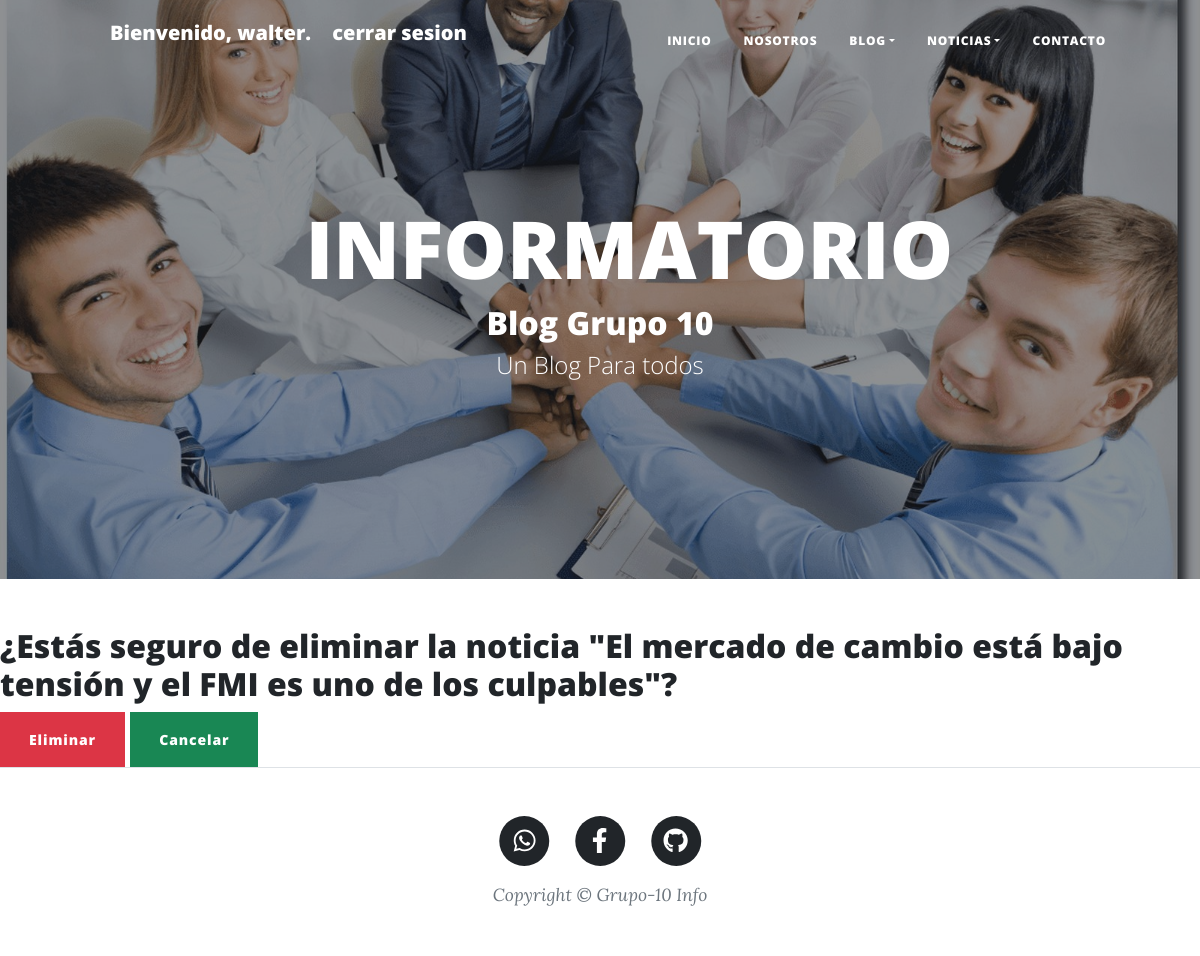
Page /noticias/34/eliminar/ (signed in) on the committed database.
### apps/usuarios/models.py (models this page shows, shortened)
class Usuario(AbstractUser):
    PERFIL_CHOICES = (
        ('visitante', 'Visitante'),
        ('miembro', 'Miembro'),
        ('colaborador', 'Colaborador'),
    )
    imagen = models.ImageField(upload_to='usuarios/', null=True, blank=True)
    facebook = models.CharField(max_length=100, null=True, blank=True)
    whatsapp = models.CharField(max_length=100, null=True, blank=True)
    instagram = models.CharField(max_length=100, null=True, blank=True)
    perfil = models.CharField(max_length=12, choices=PERFIL_CHOICES, default='visitante')

### apps/noticias/models.py (models this page shows, shortened)
class Noticia(models.Model):
    titulo = models.CharField(max_length=150)
    subtitulo = models.CharField(max_length=150, default='Valor por defecto')
    cuerpo = models.TextField()
    fecha = models.DateTimeField()
    imagen = models.ImageField(upload_to='noticias/', null=True)
    categoria_noticia = models.ForeignKey(Categoria, on_delete=models.CASCADE)

### apps/noticias/views.py (the view)
# urls.py: path('<int:pk>/eliminar/', views.eliminar_noticia, name='eliminar_noticia'),
@login_required
@user_passes_test(es_colaborador)
def eliminar_noticia(request, pk):
    noticia = get_object_or_404(Noticia, pk=pk)
    if request.method == 'POST':
        noticia.delete()
        return redirect('noticias:listar_noticias')
    return render(request, 'noticias/eliminar_noticia.html', {'noticia': noticia})

### apps/usuarios/utilidades.py (called while the page is built)
def es_colaborador(user):
    return user.is_authenticated and user.perfil == 'colaborador'

### blog/contexto_processo.py (called while the page is built)
def logged_in_user(request):
    return {'logged_in_user': request.user}

### templates/noticias/eliminar_noticia.html (shortened to what this page needs)
{%extends 'base2.html' %}
{% load static %}
{%block head %}
 <header class="masthead" style="background-image: url('static/image/home Grupo10.jpg')">
    <div class="container position-relative px-4 px-lg-5">
        <div class="row gx-4 gx-lg-5 justify-content-center">
            <div class="col-md-10 col-lg-8 col-xl-7">
                <div class="site-heading">
                    <h1>INFORMATORIO</h1>
                    <h2>Blog Grupo 10</h2>
                    <span class="subheading">Un Blog Para todos</span>
                </div>
            </div>
        </div>
    </div>
</header>
{% endblock head%}
 {% block contenido %}
 <h2>¿Estás seguro de eliminar la noticia "{{ noticia.titulo }}"?</h2>
 <form method="post">
   <button type="submit"class="btn btn-danger btn-rounded ">Eliminar</button>
   <a href="{% url 'noticias:listar_noticias' %} " class="btn btn-success btn-rounded">Cancelar</a>
 </form>
{% endblock contenido %}

### templates/base2.html (shortened to what this page needs)
{% load static %}
<!DOCTYPE html>
<html lang="en">
<head>
    <link rel="stylesheet" href="{% static 'css/styles2.css' %}">
</head>
<head>
    {% block head %} {% endblock head %}
</head>
<body>
    <nav class="navbar navbar-expand-lg navbar-light" id="mainNav">
        <div class="container px-4 px-lg-5">
            <ul>
                {% if user.is_authenticated %}
                <a class="navbar-brand" >Bienvenido, {{ logged_in_user.username }}.</a>
                <a class="navbar-brand"  href="{% url 'logout' %}">cerrar sesion</a>
                {% endif %}
           </ul>
            <div class="collapse navbar-collapse" id="navbarResponsive">
                <ul class="navbar-nav ms-auto py-4 py-lg-0">
                    <li class="nav-item " ><a class="nav-link px-lg-3 py-3 py-lg-4 " href="{%url 'inicio2'%}">Inicio </a></li>
                    <li class="nav-item "><a class="nav-link px-lg-3 py-3 py-lg-4" href="{%url 'nosotros2'%}">Nosotros</a></li>
                    <li class="nav-item dropdown">
                        <a class="nav-link dropdown-toggle px-lg-3 py-3 py-lg-4" id="navbarDropdown" href="" role="button" data-bs-toggle="dropdown" aria-expanded="false">Blog</a>
                    </li>
                    <li class="nav-item dropdown">
                        <a class="nav-link dropdown-toggle px-lg-3 py-3 py-lg-4" id="navbarDropdown" href="" role="button" data-bs-toggle="dropdown" aria-expanded="false">Noticias</a>
                    </li>
                    <li class="nav-item"><a class="nav-link px-lg-3 py-3 py-lg-4" href="{% url 'contactos:contacto' %}">Contacto</a></li>
                </ul>
            </div>
        </div>
    </nav>
    {% block contenido %}
    {%endblock contenido %}
</body>
<footer class="border-top">
    <div class="container px-4 px-lg-5">
        <div class="row gx-4 gx-lg-5 justify-content-center">
            <div class="col-md-10 col-lg-8 col-xl-7">
                <ul class="list-inline text-center">
                    <li class="list-inline-item">
                        <a href="https://wa.me/3731621905">
                            <span class="fa-stack fa-lg">
                                <i class="fas fa-circle fa-stack-2x"></i>
                                <i class="fab fa-whatsapp fa-stack-1x fa-inverse"></i>
                            </span>
                        </a>
                    </li>
                    <li class="list-inline-item">
                        <a href="https://www.facebook.com/waltergarnero">
                            <span class="fa-stack fa-lg">
                                <i class="fas fa-circle fa-stack-2x"></i>
                                <i class="fab fa-facebook-f fa-stack-1x fa-inverse"></i>
                            </span>
                        </a>
                    </li>
                    <li class="list-inline-item">
                        <a href="https://github.com/garneromariano/desafio_13">
                            <span class="fa-stack fa-lg">
                                <i class="fas fa-circle fa-stack-2x"></i>
                                <i class="fab fa-github fa-stack-1x fa-inverse"></i>
                            </span>
                        </a>
                    </li>
                </ul>
                <div class="small text-center text-muted fst-italic">Copyright &copy; Grupo-10 Info</div>
            </div>
        </div>
    </div>
</footer>
</html>

### rows in the picture
Usuario: username "walter"
Noticia: titulo "El mercado de cambio está bajo tensión y el FMI es uno de los culpables"
